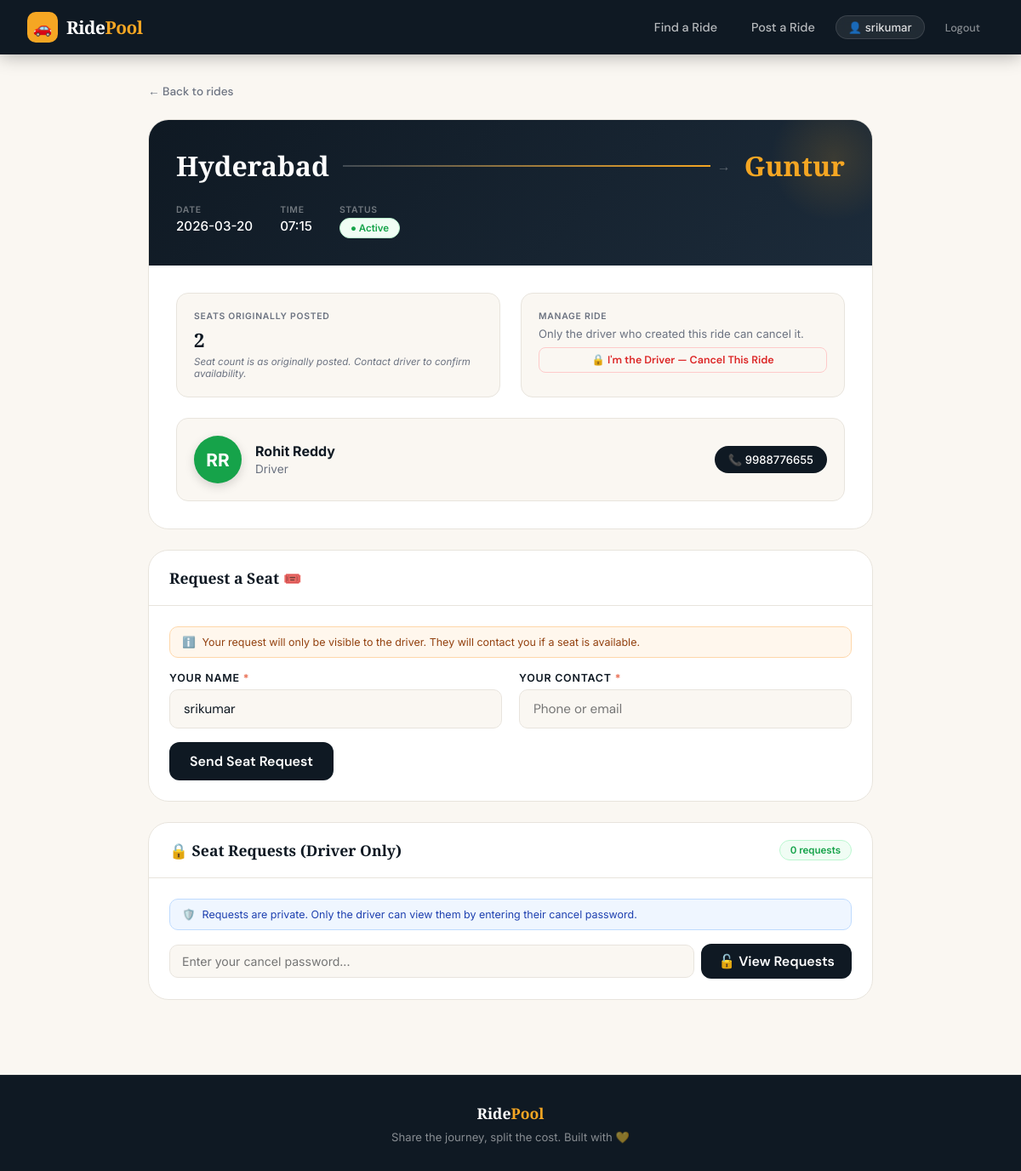
Page /ride/2 (signed in) on the committed database.
### tables this page shows
CREATE TABLE users (
            id INTEGER PRIMARY KEY AUTOINCREMENT,
            username TEXT NOT NULL UNIQUE,
            password_hash TEXT NOT NULL,
            created_at TIMESTAMP DEFAULT CURRENT_TIMESTAMP
        );

CREATE TABLE rides (
            id INTEGER PRIMARY KEY AUTOINCREMENT,
            user_id INTEGER NOT NULL,
            driver_name TEXT NOT NULL,
            source TEXT NOT NULL,
            destination TEXT NOT NULL,
            date TEXT NOT NULL,
            time TEXT NOT NULL,
            seats_available INTEGER NOT NULL,
            contact TEXT NOT NULL,
            cancel_password TEXT NOT NULL,
            is_active INTEGER DEFAULT 1,
            created_at TIMESTAMP DEFAULT CURRENT_TIMESTAMP,
            FOREIGN KEY (user_id) REFERENCES users (id)
        );

### app.py (the view)
@app.route('/ride/<int:id>')
@login_required
def ride_detail(id):
    conn = get_db_connection()
    ride = conn.execute('SELECT * FROM rides WHERE id = ?', (id,)).fetchone()
    if ride is None:
        conn.close()
        return "Ride not found", 404
    request_count = conn.execute(
        'SELECT COUNT(*) as cnt FROM requests WHERE ride_id = ?', (id,)
    ).fetchone()['cnt']
    is_owner = ('user_id' in session and session['user_id'] == ride['user_id'])
    requests_list = []
    if is_owner:
        requests_list = conn.execute(
            'SELECT * FROM requests WHERE ride_id = ? ORDER BY created_at ASC', (id,)
        ).fetchall()
        requests_list = [dict(r) for r in requests_list]
    my_request = None
    if 'user_id' in session and not is_owner:
        my_request = conn.execute(
            'SELECT * FROM requests WHERE ride_id = ? AND user_id = ?',
            (id, session['user_id'])
        ).fetchone()
        if my_request:
            my_request = dict(my_request)
    conn.close()
    return render_template('ride_detail.html',
                           ride=ride,
                           request_count=request_count,
                           is_owner=is_owner,
                           requests_list=requests_list,
                           my_request=my_request)

### app.py (called while the page is built)
def get_db_connection():
    conn = sqlite3.connect('carpool.db')
    conn.row_factory = sqlite3.Row
    return conn

def login_required(f):
    @wraps(f)
    def decorated(*args, **kwargs):
        if 'user_id' not in session:
            flash('Please log in first.', 'error')
            return redirect(url_for('login'))
        return f(*args, **kwargs)
    return decorated

def get_current_user():
    if 'user_id' not in session:
        return None
    conn = get_db_connection()
    user = conn.execute('SELECT * FROM users WHERE id = ?', (session['user_id'],)).fetchone()
    conn.close()
    return user

@app.context_processor
def inject_user():
    return dict(current_user=get_current_user())

### templates/ride_detail.html (shortened to what this page needs)
{% extends 'base.html' %}
{% block content %}
<div class="detail-wrap page-enter">
    <a class="back-btn" href="{{ url_for('index') }}">← Back to rides</a>
    <div class="detail-card fade-up">
      <div class="detail-header">
        <div class="detail-route">
          <div class="detail-city">{{ ride['source'] }}</div>
          <div class="detail-arrow">
            <div class="arrow-line"></div>
            <span>→</span>
          </div>
          <div class="detail-city dest">{{ ride['destination'] }}</div>
        </div>
        <div class="detail-meta-row">
          <div class="detail-meta-item">
            <span class="detail-meta-label">Date</span>
            <span class="detail-meta-val">{{ ride['date'] }}</span>
          </div>
          <div class="detail-meta-item">
            <span class="detail-meta-label">Time</span>
            <span class="detail-meta-val">{{ ride['time'] }}</span>
          </div>
          <div class="detail-meta-item">
            <span class="detail-meta-label">Status</span>
            {% if ride['is_active'] %}
                <span class="status-badge active">● Active</span>
            {% else %}
                <span class="status-badge closed">● Closed</span>
            {% endif %}
          </div>
        </div>
      </div>
      <div class="detail-body">
        <div class="detail-grid">
          <div class="info-block">
            <div class="info-block-label">Seats Originally Posted</div>
            <div class="info-block-val seats">{{ ride['seats_available'] }}</div>
            <div class="seats-note">Seat count is as originally posted. Contact driver to confirm availability.</div>
          </div>
          {% if ride['is_active'] %}
          <div class="info-block" style="display:flex; flex-direction:column; justify-content:space-between;">
            <div>
              <div class="info-block-label">Manage Ride</div>
              <div style="font-size:0.82rem; color:var(--muted); margin-bottom:8px;">Only the driver who created this ride can cancel it.</div>
            </div>
            <button type="button" class="close-ride-btn" id="toggle-cancel-btn" onclick="document.getElementById('cancel-form').style.display='flex'; this.style.display='none';" style="margin-bottom: 8px;">🔒 I'm the Driver — Cancel This Ride</button>
          </div>
          {% endif %}
          <div class="driver-card">
            {% set initials = (ride['driver_name'].split(' ')[0][0] ~ (ride['driver_name'].split(' ')[1][0] if ride['driver_name'].split(' ')|length > 1 else '')) | upper %}
            <div class="driver-avatar-lg av-{{ (ride['id'] % 5) + 1 }}">{{ initials }}</div>
            <div class="driver-details">
              <strong>{{ ride['driver_name'] }}</strong>
              <span>Driver</span>
            </div>
            <div class="contact-chip">📞 {{ ride['contact'] }}</div>
          </div>
        </div>
      </div>
    </div>
    <div class="section-card fade-up" style="animation-delay: 0.1s;">
      <div class="section-card-header">
        <div class="section-card-title">Request a Seat 🎟️</div>
      </div>
      <div class="section-card-body">
        {% if my_request %}
            <div class="my-request-status-card">
              <div class="my-request-header">Your Seat Request</div>
              <div class="my-request-details">
                <div class="my-request-info">
                  <div><strong>Name:</strong> {{ my_request.passenger_name }}</div>
                  <div><strong>Contact:</strong> {{ my_request.passenger_contact }}</div>
                </div>
                <div class="my-request-badge-wrap">
                  {% if my_request.status == 'accepted' %}
                    <div class="my-request-status-badge my-req-accepted">
                      <span class="my-req-icon">✅</span>
                      <div>
                        <div class="my-req-label">Accepted</div>
                        <div class="my-req-hint">The driver accepted your request. Contact them for details!</div>
                      </div>
                    </div>
                  {% elif my_request.status == 'rejected' %}
                    <div class="my-request-status-badge my-req-rejected">
                      <span class="my-req-icon">❌</span>
                      <div>
                        <div class="my-req-label">Rejected</div>
                        <div class="my-req-hint">Unfortunately, the driver couldn't accommodate your request.</div>
                      </div>
                    </div>
                  {% else %}
                    <div class="my-request-status-badge my-req-pending">
                      <span class="my-req-icon">⏳</span>
                      <div>
                        <div class="my-req-label">Pending</div>
                        <div class="my-req-hint">Waiting for the driver to respond. Hang tight!</div>
                      </div>
                    </div>
                  {% endif %}
                </div>
              </div>
            </div>
        {% elif ride['is_active'] and not is_owner %}
            <div class="privacy-notice">
            ℹ️ <span>Your request will only be visible to the driver. They will contact you if a seat is available.</span>
            </div>
            <form action="{{ url_for('request_seat', id=ride['id']) }}" method="post">
                <div class="form-grid" style="margin-bottom:1rem;">
                <div class="form-group">
                    <label>Your Name <span style="color:var(--terra)">*</span></label>
                    <input type="text" class="form-control" name="passenger_name" value="{{ current_user['username'] if current_user else '' }}" placeholder="Passenger name" required />
                </div>
                <div class="form-group">
                    <label>Your Contact <span style="color:var(--terra)">*</span></label>
                    <input type="text" class="form-control" name="passenger_contact" placeholder="Phone or email" required />
                </div>
                </div>
                <button type="submit" class="submit-btn" style="width: auto; padding: 12px 24px;">Send Seat Request</button>
            </form>
        {% elif not ride['is_active'] %}
            <div class="privacy-notice" style="background:#f1f5f9; border-color:#cbd5e1; color:#334155;">
                🔒 <span>This ride is no longer active and is not accepting new requests.</span>
            </div>
        {% elif is_owner %}
            <div class="privacy-notice" style="background:#EFF6FF; border-color:#BFDBFE; color:#1E40AF;">
                ℹ️ <span>This is your ride. Passengers can request seats from this page.</span>
            </div>
        {% endif %}
      </div>
    </div>
    <div class="section-card fade-up" style="animation-delay: 0.2s;">
      <div class="section-card-header">
        <div class="section-card-title">
          {% if is_owner %}
            📋 Seat Requests
          {% else %}
            🔒 Seat Requests (Driver Only)
          {% endif %}
        </div>
        <span class="status-badge active">{{ request_count }} request{{ 's' if request_count != 1 }}</span>
      </div>
      <div class="section-card-body">
        {% if is_owner %}
          <div class="privacy-notice" style="background:#F0FDF4; border-color:#BBF7D0; color:#16A34A;">
            ✅ <span>You are the driver. Manage your requests below.</span>
          </div>
          <div id="owner-requests-list">
            {% if requests_list %}
              {% for req in requests_list %}
                <div class="request-item fade-up" id="request-item-{{ req.id }}" data-status="{{ req.status }}">
                  {% set parts = req.passenger_name.split(' ') %}
                  {% set initial = (parts[0][0] ~ (parts[1][0] if parts|length > 1 else '')) | upper %}
                  <div class="req-avatar">{{ initial }}</div>
                  <div class="req-info">
                    <div class="req-name">{{ req.passenger_name }}</div>
                    <div class="req-contact">{{ req.passenger_contact }}</div>
                  </div>
                  <div class="req-actions" id="req-actions-{{ req.id }}">
                    {% if req.status == 'pending' %}
                      <button class="req-accept-btn" onclick="handleRequest({{ ride['id'] }}, {{ req.id }}, 'accept')" title="Accept">✅ Accept</button>
                      <button class="req-reject-btn" onclick="handleRequest({{ ride['id'] }}, {{ req.id }}, 'reject')" title="Reject">❌ Reject</button>
                    {% elif req.status == 'accepted' %}
                      <span class="req-status-badge accepted">✅ Accepted</span>
                    {% elif req.status == 'rejected' %}
                      <span class="req-status-badge rejected">❌ Rejected</span>
                    {% endif %}
                  </div>
                </div>
              {% endfor %}
            {% else %}
              <div style="text-align:center; padding:1.5rem; color:var(--muted); font-size:0.9rem;">
                No requests yet. Share the link so passengers can find your ride!
              </div>
            {% endif %}
          </div>
        {% else %}
          <div class="privacy-notice" style="background:#EFF6FF; border-color:#BFDBFE; color:#1E40AF;">
            🛡️ <span>Requests are private. Only the driver can view them by entering their cancel password.</span>
          </div>
          <div id="requests-locked">
            <form id="view-requests-form" style="display:flex; gap:8px; flex-wrap:wrap; align-items:center;">
              <input type="password" id="view-requests-pwd" required placeholder="Enter your cancel password..." style="flex:1; padding:10px 14px; border:1.5px solid var(--border); border-radius:10px; font-size:0.88rem; font-family:inherit; background:var(--cream); transition: border-color 0.2s;">
              <button type="submit" class="submit-btn" style="width:auto; padding:10px 20px; margin-top:0;">🔓 View Requests</button>
            </form>
          </div>
        {% endif %}
      </div>
    </div>
</div>
{% endblock %}

### templates/base.html (shortened to what this page needs)
<!DOCTYPE html>
<html lang="en">
<head>
    <link rel="stylesheet" href="{{ url_for('static', filename='styles.css') }}">
</head>
<body>
<nav>
    <a href="{{ url_for('index') }}" class="logo">
        <div class="logo-icon">🚗</div>
        <span class="logo-text">Ride<span>Pool</span></span>
    </a>
    <div class="nav-links">
        <a href="{{ url_for('index') }}" class="nav-link {% if request.endpoint == 'index' %}active{% endif %}">Find a Ride</a>
        <a href="{{ url_for('post_ride') }}" class="nav-link {% if request.endpoint == 'post_ride' %}active{% endif %}">Post a Ride</a>
        {% if current_user %}
            <div class="nav-user">
                <span class="nav-user-badge">👤 {{ current_user['username'] }}</span>
                <a href="{{ url_for('logout') }}" class="nav-link nav-logout">Logout</a>
            </div>
        {% else %}
            <a href="{{ url_for('login') }}" class="nav-link {% if request.endpoint == 'login' %}active{% endif %}">Login</a>
            <a href="{{ url_for('register') }}" class="nav-link nav-register {% if request.endpoint == 'register' %}active{% endif %}">Register</a>
        {% endif %}
    </div>
</nav>
{% block content %}{% endblock %}
<footer class="site-footer">
  <div class="footer-brand">Ride<span>Pool</span></div>
  <div>Share the journey, split the cost. Built with 💛</div>
</footer>
</body>
</html>

### rows in the picture
users: username "srikumar", passenger_name "srikumar"
rides: source "Hyderabad", destination "Guntur", date "2026-03-20", time "07:15", seats_available "2", driver_name "Rohit Reddy", contact "9988776655"

### other values in the picture
{{ initials }} "RR"
{{ request_count }} "0"
{{ 's' if request_count != 1 }} "s"
